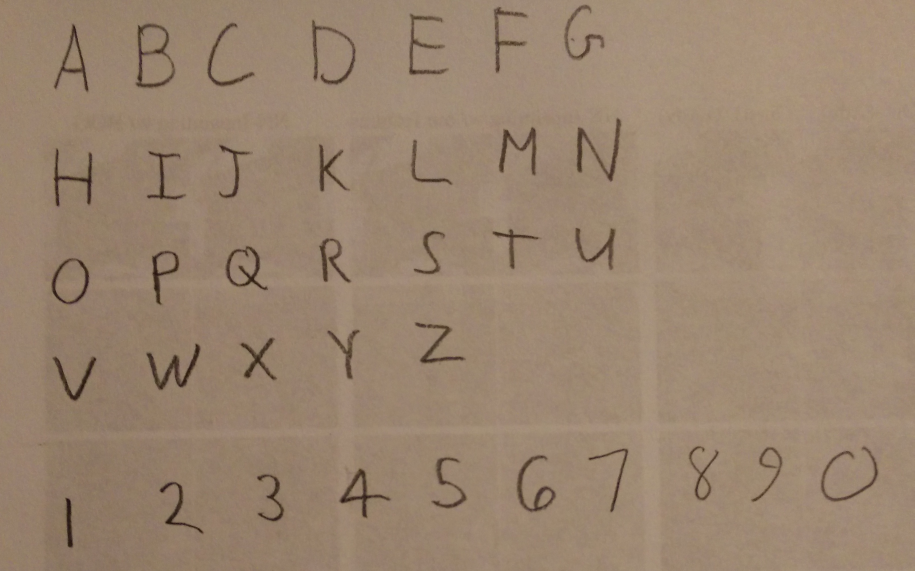
#> input picture hw5/images/02_letters.jpg, 2743 x 1712 px (shown at 1/3 size); its folder holds only this picture in this run
$ python run_q4.py   (older library calls are emulated)
#> lines starting #> are read from the running program, lines starting #| are printed output that depends on the picture; after the words box and inside, x2 and y2 are one past the last pixel; in counts of white or black regions, pixels touching at a corner belong together
### hw5/python/q4.py
import numpy as np

import skimage
import skimage.measure
import skimage.color
import skimage.restoration
import skimage.filters
import skimage.morphology
import skimage.segmentation

# takes a color image
# returns a list of bounding boxes and black_and_white image


def findLetters(image):
    bboxes = []
    bw = None
    # insert processing in here
    # one idea estimate noise -> denoise -> greyscale -> threshold -> morphology -> label -> skip small boxes
    # this can be 10 to 15 lines of code using skimage functions

    ##########################
    ##### your code here #####
    ##########################

    image = skimage.filters.gaussian(image, sigma=2, multichannel=True)
    image = skimage.color.rgb2gray(image)
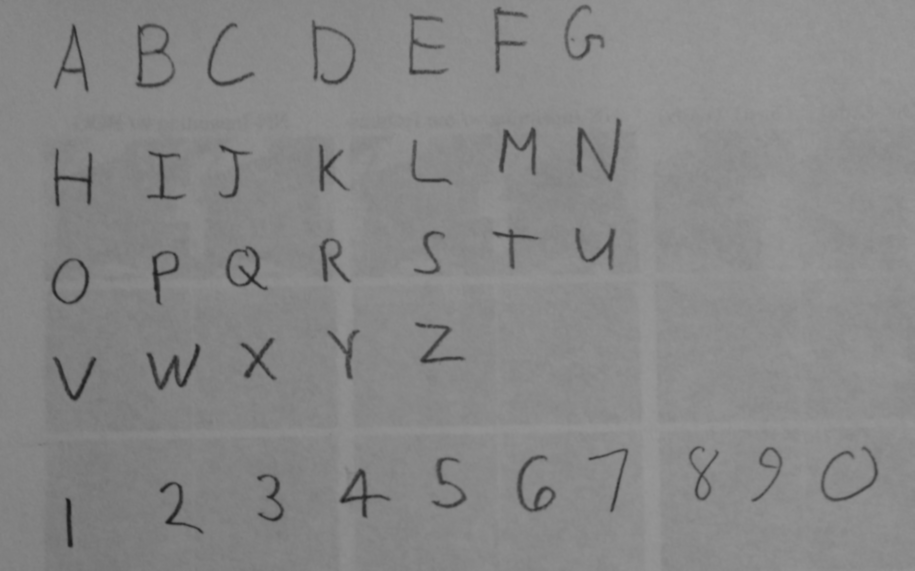
#> image: shape (1712, 2743) float64 (shown at 1/3 size); min 0.0973, max 0.603, mean 0.531
    threshold = skimage.filters.threshold_otsu(image)
#> threshold = 0.428

    bw = skimage.morphology.closing(
        image < threshold, skimage.morphology.square(10))
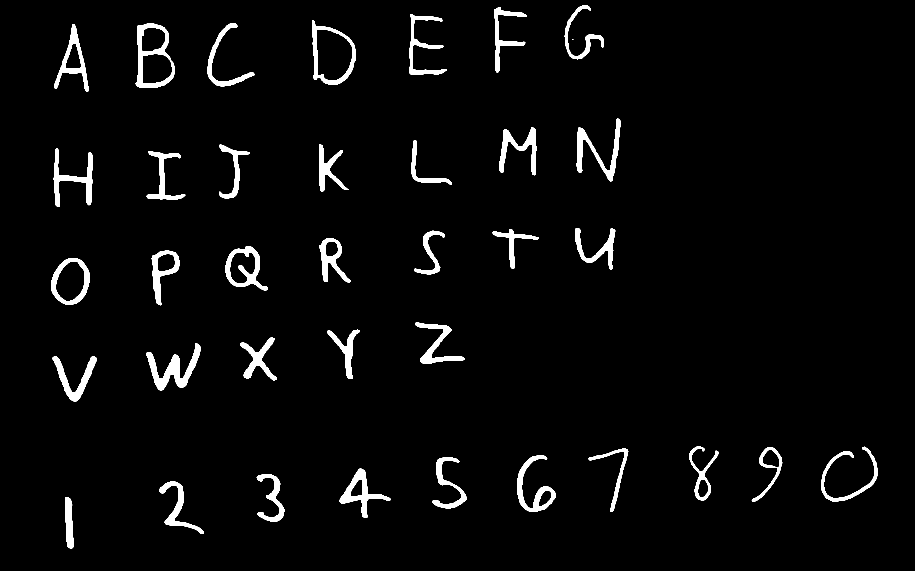
#> bw: shape (1712, 2743) bool (shown at 1/3 size); 3.3% white; 37 white regions (1 under 20 px), largest, box (x1, y1, x2, y2) and area: (438, 1030, 602, 1171) 7466, (407, 70, 525, 264) 6728, (1730, 356, 1863, 544) 6134
    clear = skimage.segmentation.clear_border(bw)

    label, num = skimage.measure.label(
        clear, background=0, return_num=True, connectivity=2)
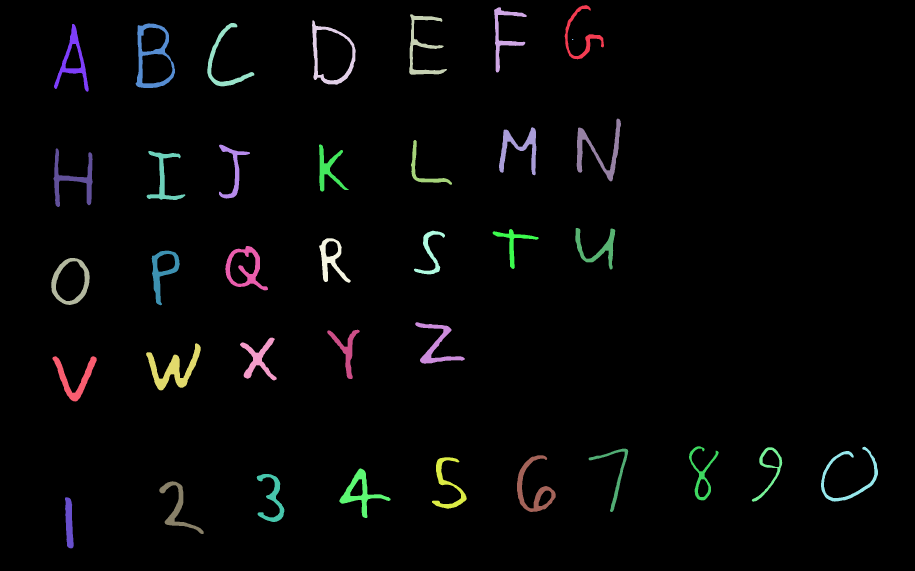
#> label: shape (1712, 2743) int32 (shown at 1/3 size); 38 distinct labels, from 0 to 37; one colour per label, 0 black
#> num = 37
    for i in skimage.measure.regionprops(label):
        if i.area >= 200:
            bboxes.append(i.bbox)
#> this loop made 37 passes
#> after the loop, bboxes = 36 items, first 6: (15, 1694, 178, 1812), (22, 1482, 218, 1580), (43, 1227, 224, 1341), (61, 936, 254, 1067), (69, 622, 259, 763), (70, 407, 264, 525)

    bw = 1.0 - bw
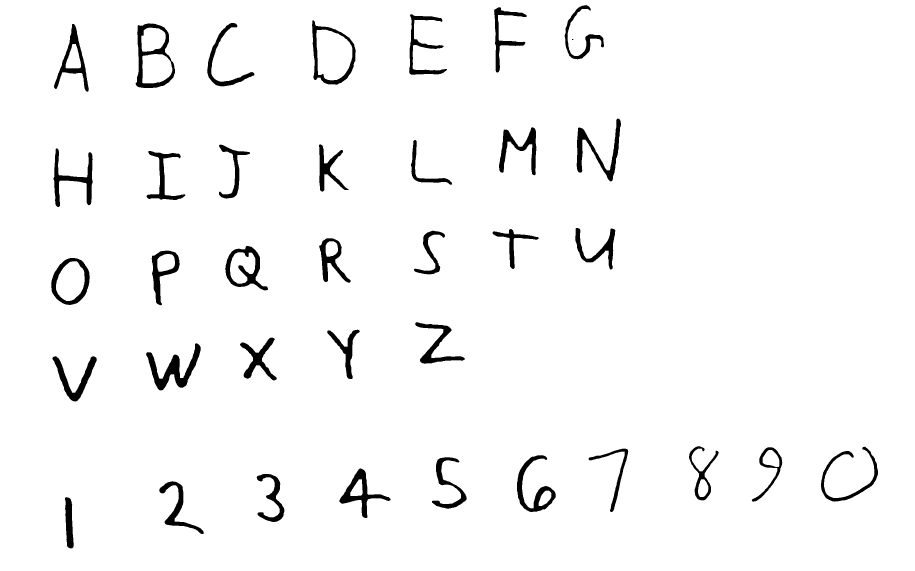
#> bw: shape (1712, 2743) float64 (shown at 1/3 size); values 0 (black) and 1 (white), 96.7% white; 37 black regions (1 under 20 px), largest, box (x1, y1, x2, y2) and area: (438, 1030, 602, 1171) 7466, (407, 70, 525, 264) 6728, (1730, 356, 1863, 544) 6134

    return bboxes, bw

### hw5/python/nn.py
import numpy as np
from util import *
# do not include any more libraries here!
# do not put any code outside of functions!

############################## Q 2.1 ##############################
# initialize b to 0 vector
# b should be a 1D array, not a 2D array with a singleton dimension
# we will do XW + b.
# X be [Examples, Dimensions]


# [10 lines left out: function initialize_weights, not called in this run]

############################## Q 2.2.1 ##############################
# x is a matrix
# a sigmoid activation function


def sigmoid(x):
    ##########################
    ##### your code here #####
    ##########################
    res = 1 / (1 + np.exp(-x))

    return res

############################## Q 2.2.1 ##############################


def forward(X, params, name='', activation=sigmoid):
    """
    Do a forward pass

    Keyword arguments:
    X -- input vector [Examples x D]
    params -- a dictionary containing parameters
    name -- name of the layer
    activation -- the activation function (default is sigmoid)
    """
    pre_act, post_act = None, None
    # get the layer parameters
    W = params['W' + name]
    b = params['b' + name]

    ##########################
    ##### your code here #####
    ##########################

    pre_act = np.dot(X, W) + b
    post_act = activation(pre_act)

    # store the pre-activation and post-activation values
    # these will be important in backprop
    params['cache_' + name] = (X, pre_act, post_act)

    return post_act

############################## Q 2.2.2  ##############################
# x is [examples,classes]
# softmax should be done for each row


def softmax(x):
    examples, classes = x.shape
    res = np.zeros((examples, classes))

    ##########################
    ##### your code here #####
    ##########################

    for i in range(examples):
        temp = x[i, :]
        max = np.max(temp)
        temp = temp - max
        temp = np.exp(temp)
        sum = np.sum(temp)
        res[i, :] = temp / sum

    return res

############################## Q 2.2.3 ##############################
# compute total loss and accuracy
# y is size [examples,classes]
# probs is size [examples,classes]


# [17 lines left out: function compute_loss_and_acc, not called in this run]

############################## Q 2.3 ##############################
# we give this to you
# because you proved it
# it's a function of post_act


def sigmoid_deriv(post_act):
    res = post_act*(1.0-post_act)
    return res


# [53 lines left out: functions backwards, get_random_batches, not called in this run]

### hw5/python/run_q4.py
import os
import numpy as np
import matplotlib.pyplot as plt
import matplotlib.patches

import skimage
import skimage.measure
import skimage.color
import skimage.restoration
import skimage.io
import skimage.filters
import skimage.morphology
import skimage.segmentation

from nn import *
from q4 import *
# do not include any more libraries here!
# no opencv, no sklearn, etc!
import warnings
warnings.simplefilter(action='ignore', category=FutureWarning)
warnings.simplefilter(action='ignore', category=UserWarning)

for img in os.listdir('../images'):
    im1 = skimage.img_as_float(
        skimage.io.imread(os.path.join('../images', img)))
    bboxes, bw = findLetters(im1)
    print('\n')
    print(img)

    # [12 lines of commented-out code are left out]
    box_all = []
    box_all.append([])
    line_num = 1
    bboxes.sort(key=lambda x: x[2])
    bot = bboxes[0][2]
#> bot = 178
    for b in bboxes:
        minr, minc, maxr, maxc = b
        if(minr >= bot):
            bot = maxr
            box_all.append([])
            line_num += 1
        box_all[line_num-1].append(b)
#> this loop made 36 passes
#> (minr, minc, maxr, maxc, bot) on passes 8, 15, 22, 27: (382, 1497, 526, 1609, 526), (687, 1478, 807, 1616, 807), (967, 1246, 1091, 1395, 1091), (1339, 2067, 1501, 2156, 1501)
#> after the loop, bot = 1501; box_all = 5 items; line_num = 5

    # crop the bounding boxes
    # note.. before you flatten, transpose the image (that's how the dataset is!)
    # consider doing a square crop, and even using np.pad() to get your images looking more like the dataset
    ##########################
    ##### your code here #####
    ##########################

    # load the weights
    # run the crops through your neural network and print them out
    import pickle
    import string
    letters = np.array(
        [_ for _ in string.ascii_uppercase[:26]] + [str(_) for _ in range(10)])
    params = pickle.load(open('q3_weights.pickle', 'rb'))
#> (reads hw5/python/q3_weights.pickle from the repository)
    ##########################
    ##### your code here #####
    ##########################
    for row in box_all:
        line = ""
        row.sort(key=lambda x: x[1])
        r = row[0][3]
        for box in row:
            minr, minc, maxr, maxc = box
            if (img == '01_list.jpg'):
                if(minc-r > 1.2*(maxc-minc)):
                    line += " "
            else:
                if(minc-r > 0.8*(maxc-minc)):
                    line += " "
            r = maxc

            letter = bw[minr:maxr, minc:maxc]
            # [16 lines of commented-out code are left out]
            letter = np.pad(letter, (30, 30), 'constant',
                            constant_values=(1, 1))
            letter = skimage.transform.resize(letter, (32, 32))
            letter = letter.T
            # plt.imshow(letter)
            # plt.show()
            # print(letter)

            x = letter.reshape(1, 32*32)
            h = forward(x, params, 'layer1')
            probs = forward(h, params, 'output', softmax)
            idx = np.argmax(probs[0, :])
            line += letters[idx]
        print(line)
#> this loop made 5 passes
#| A BC J E F 6
#| H I I K L M W
#| 0 V Q K 5 T V
#| V W X Y Z
#| 1 X 3 F S 6 7 X YJ
